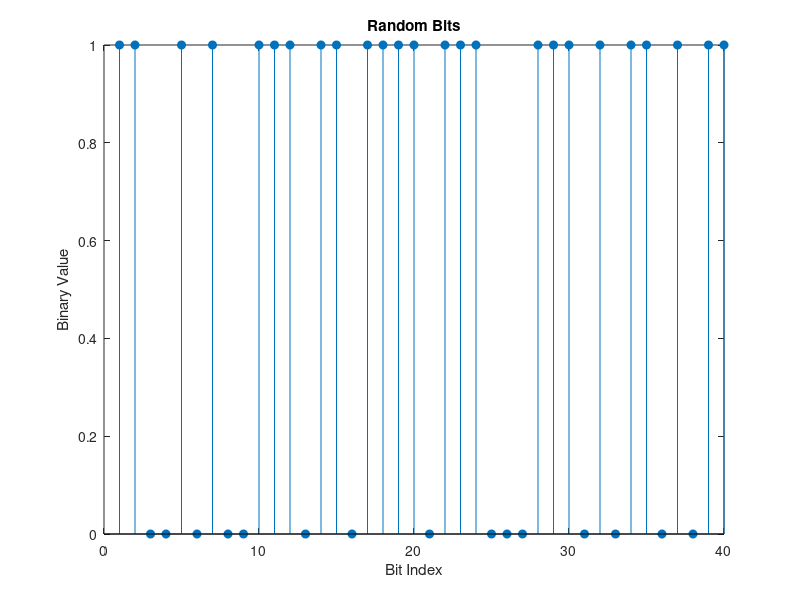
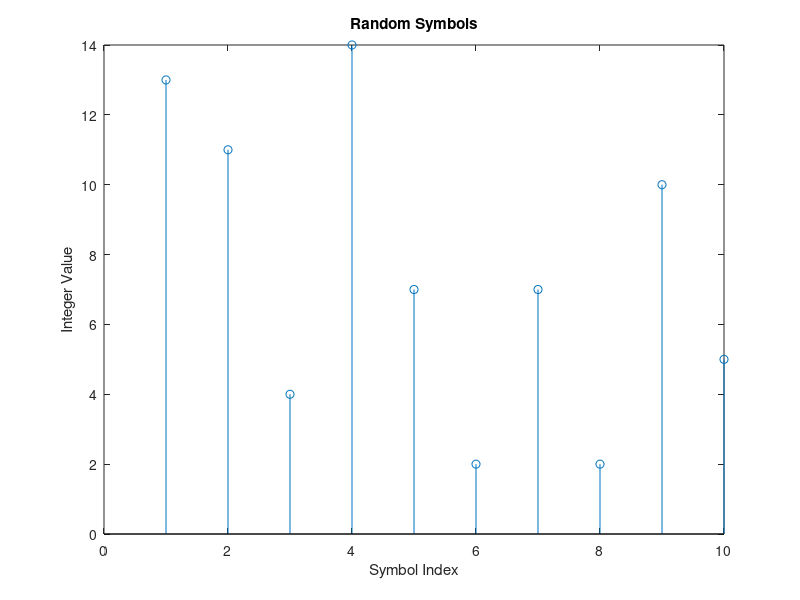
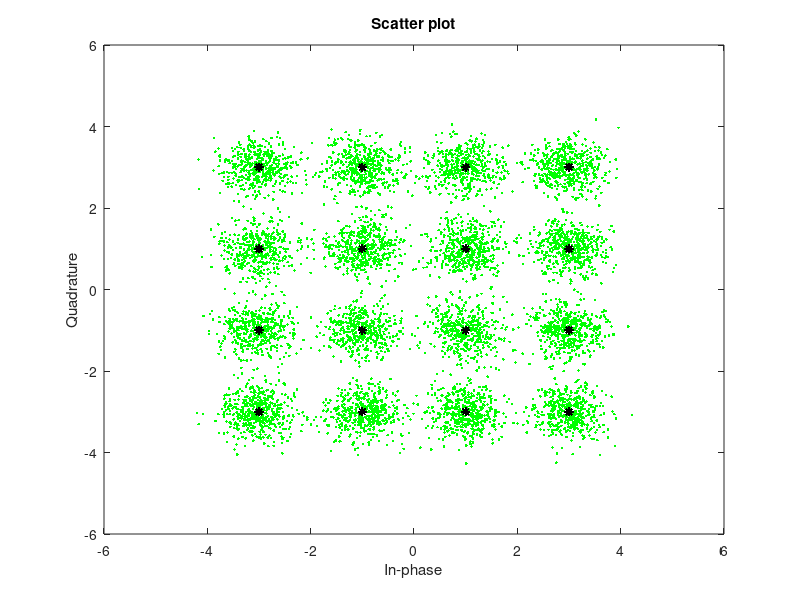

Here is the MATLAB script that generated these plots, in order:
clc;clear;close all;
M = 16; % Modulation order (alphabet size or number of points in signal constellation)
k = log2(M); % Number of bits per symbol
n = 30000; % Number of bits to process
sps = 1; % Number of samples per symbol (oversampling factor)
rng default;
dataIn = randi([0 1],n,1); % Generate vector of binary data
stem(dataIn(1:40),'filled');
title('Random Bits');
xlabel('Bit Index');
ylabel('Binary Value');
dataInMatrix = reshape(dataIn,length(dataIn)/4,4); 
dataSymbolsIn = bi2de(dataInMatrix);
figure; % Create new figure window.
stem(dataSymbolsIn(1:10));
title('Random Symbols');
xlabel('Symbol Index');
ylabel('Integer Value');
dataMod = qammod(dataSymbolsIn,M,'bin'); % Binary coding with phase offset of zero
dataModG = qammod(dataSymbolsIn,M); % Gray coding with phase offset of zero
EbNo = 10;
snr = EbNo+10*log10(k)-10*log10(sps);
receivedSignal = awgn(dataMod,snr,'measured');
receivedSignalG = awgn(dataModG,snr,'measured');
sPlotFig = scatterplot(receivedSignal,1,0,'g.');
hold on
scatterplot(dataMod,1,0,'k*',sPlotFig)
dataSymbolsOut = qamdemod(receivedSignal,M,'bin');
dataSymbolsOutG = qamdemod(receivedSignalG,M);
dataOutMatrix = de2bi(dataSymbolsOut,k);
dataOut = dataOutMatrix(:); % Return data in column vector
dataOutMatrixG = de2bi(dataSymbolsOutG,k);
dataOutG = dataOutMatrixG(:); % Return data in column vector
[numErrors,ber] = biterr(dataIn,dataOut);
fprintf('\nThe binary coding bit error rate is %5.2e, based on %d errors.\n', ...
    ber,numErrors)
[numErrorsG,berG] = biterr(dataIn,dataOutG);
fprintf('\nThe Gray coding bit error rate is %5.2e, based on %d errors.\n', ...
    berG,numErrorsG)